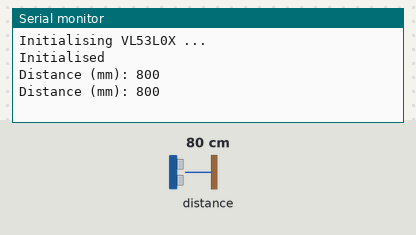
Recording of a sketch running on a simulated ESP32. Parts: the last lines printed to the serial monitor. Inputs (shaded band) come from the test bench; at power-on: distance to the obstacle 80 cm.

Above: at 1.8 s.
1.9 s: distance to the obstacle set to 250 cm
At 2.9 s:
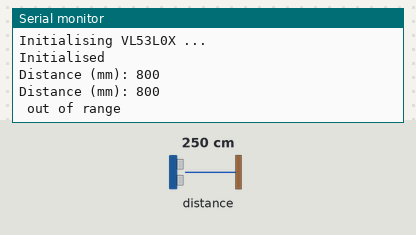
4.6 s: distance to the obstacle set to 2 cm
At 5.7 s:
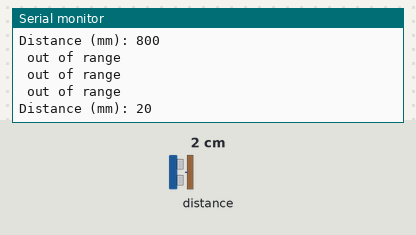

The sketch:

VL53L0X.ino
```cpp
#include <Adafruit_VL53L0X.h>

Adafruit_VL53L0X lox = Adafruit_VL53L0X();

void setup() {
  Serial.begin(115200);
  while (! Serial)
    delay(100);

  // Initialise the VL53L0X
  Serial.println("Initialising VL53L0X ...");
  if (!lox.begin()) {
    Serial.println(F("Failed to initialise VL53L0X"));
    vTaskSuspend(NULL);
  }
  Serial.println("Initialised");
}

void loop() {
  VL53L0X_RangingMeasurementData_t measure;
  lox.rangingTest(&measure, false); // pass in 'true' to get debug data printout!

  if (measure.RangeStatus != 4) {  // phase failures have incorrect data
    Serial.print("Distance (mm): "); Serial.println(measure.RangeMilliMeter);
  } else {
    Serial.println(" out of range ");
  }

  delay(1000);
}
```

Measured:
- after the input at 1.9 s, the serial monitor: prints a new line after 0.20 s (image 1)
- after the input at 4.6 s, the serial monitor: prints a new line after 0.60 s (image 2)
